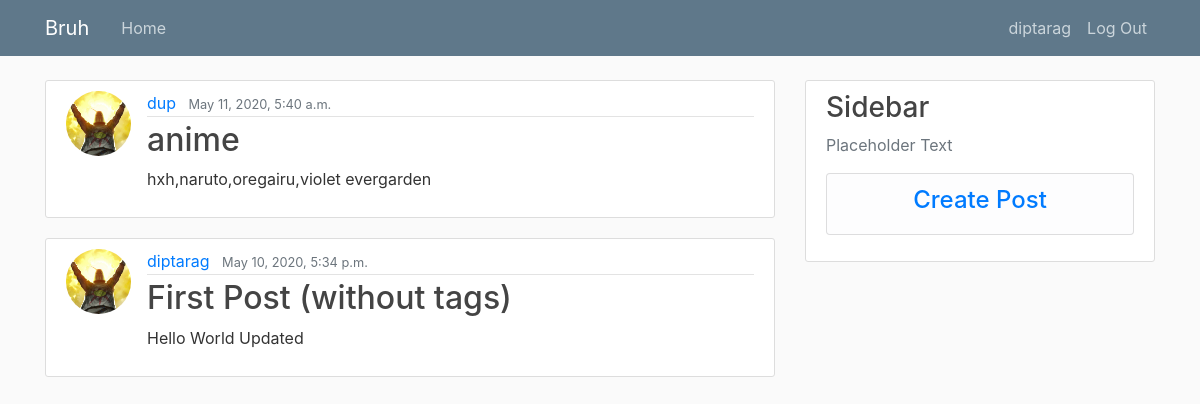
The page / (signed in) on the database its author committed.
### Post/models.py (models this page shows, shortened)
class Post(models.Model):
	title = models.CharField(max_length=100)
	content = models.TextField()
	date_posted = models.DateTimeField(default=timezone.now)
	author = models.ForeignKey(User, on_delete=models.CASCADE)
	views = models.ManyToManyField(User, related_name='post_views', blank = True)
	likers = models.ManyToManyField(User, related_name = 'likers', blank = True)

### user/models.py (models this page shows, shortened)
class Profile(models.Model):
    user = models.OneToOneField(User, on_delete=models.CASCADE)
    image = models.ImageField(default='default.jpg', upload_to='profile_pics')
    bio = models.TextField(unique=False, default=" ")
    country = models.CharField(max_length=50, default=" ")
    gender = models.IntegerField(choices=SEX, default=0)

### Post/views.py (the view)
# urls.py: path('', PostListView.as_view(), name='blog-home'),
class PostListView(ListView):
    model = Post
    template_name = 'Post/home.html'  # <app>/<model>_<viewtype>.html
    context_object_name = 'posts'
    ordering = ['-date_posted']

### Post/templates/Post/home.html
{%  extends "base.html" %}
{% block content %}
<body>
	{% for post in posts %}
	<article class="media content-section">
				<img class = "rounded-circle article-img" src = "{{post.author.profile.image.url}}">
  <div class="media-body">
    <div class="article-metadata">
      <a class="mr-2" href="{% url 'profile' slug=post.author.username %}">{{ post.author }}</a>
      <small class="text-muted">{{ post.date_posted }}</small>
    </div>
    <h2><a class="article-title" href="{% url 'post-detail' post.id %}">{{ post.title }}</a></h2>
    <p class="article-content">{{ post.content }}</p>
  </div>
</article>
	{% endfor %}
</body>
{% endblock content %}

### templates/base.html (shortened to what this page needs)
{% load static %}
<!DOCTYPE HTML>
<html lang="en">
  <head>
     <link rel="stylesheet" href="https://stackpath.bootstrapcdn.com/bootstrap/4.1.3/css/bootstrap.min.css">
	<link rel="stylesheet" type="text/css" href="{%static 'main.css' %}">
</head>
<body>
	<header class="site-header">
  <nav class="navbar navbar-expand-md navbar-dark bg-steel fixed-top">
    <div class="container">
      <a class="navbar-brand mr-4" href="/">Bruh</a>
      <div class="collapse navbar-collapse" id="navbarToggle">
        <div class="navbar-nav mr-auto">
          <a class="nav-item nav-link" href="{% url 'blog-home' %}">Home</a>
        </div>
        <div class="navbar-nav">
          {% if user.is_authenticated%}
                      <a class="nav-item nav-link" href="{% url 'profile' slug=user.username %}"> {{user.username }}</a>
                      <a class="nav-item nav-link" href="{% url 'logout' %}">Log Out</a>
          {% else %}
                      <a class="nav-item nav-link" href="{% url 'login' %}">Login</a>
                      <a class="nav-item nav-link" href="{% url 'register' %}">Register</a>
          {% endif %}
        </div>
      </div>
    </div>
  </nav>
</header>
<main role="main" class="container">
  <div class="row">
    <div class="col-md-8">
      {% block content %}{% endblock %}
    </div>
    <div class="col-md-4">
      <div class="content-section">
        <h3>Sidebar</h3>
        <p class='text-muted'>Placeholder Text</p>
          <ul class="list-group">
            {% if user.is_authenticated%}
                <li class="list-group-item list-group-item-light"> <h4 align = "center" ><a href = "{% url 'post-create' %}"> Create Post </a> </h4></li>
            {% endif %}
          </ul>
      </div>
    </div>
  </div>
</main>
  </body>
</html>

### user/static/main.css (style rules this page uses)
body { background: #fafafa; color: #333333; margin-top: 5rem; }
h1, h2, h3, h4, h5, h6 { color: #444444; }
ul { margin: 0; }
.bg-steel { background-color: #5f788a; }
.site-header .navbar-nav .nav-link { color: #cbd5db; }
.content-section { background: #ffffff; padding: 10px 20px; border: 1px solid #dddddd; border-radius: 3px; margin-bottom: 20px; }
.article-title { color: #444444; }
.article-content { white-space: pre-line; }
.article-img { height: 65px; width: 65px; margin-right: 16px; }
.article-metadata { padding-bottom: 1px; margin-bottom: 4px; border-bottom: 1px solid #e3e3e3 }

### rows shown on the page
Post: author.profile.image (placeholder picture), author "dup", date_posted "May 11, 2020, 5:40 a.m.", title "anime", content "hxh,naruto,oregairu,violet evergarden"
Post: author.profile.image (placeholder picture), author "diptarag", date_posted "May 10, 2020, 5:34 p.m.", title "First Post (without tags)", content "Hello World Updated"

### other values the page prints
{{ user.username }} "diptarag"
